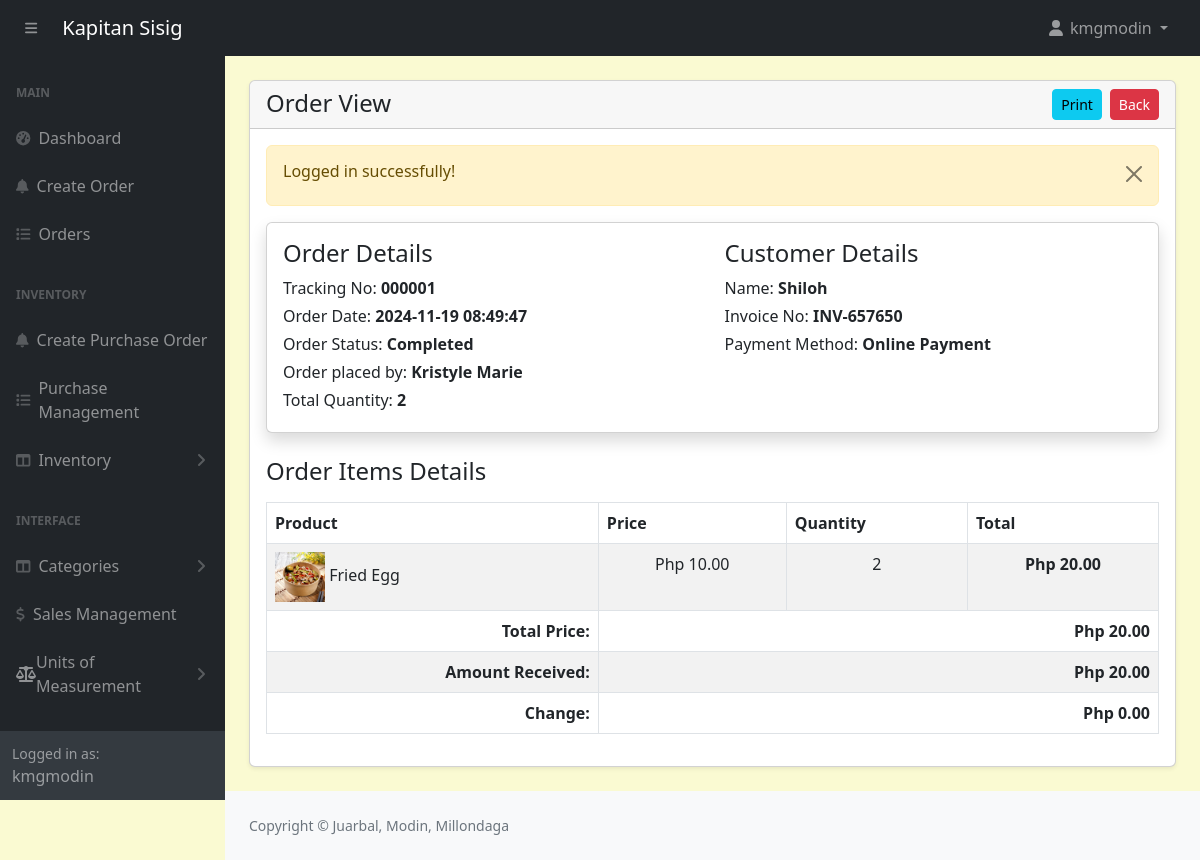
Screenshot of /admin/orders-view.php?track=000001 (signed in) with the database file from the repository.
### tables this page shows
CREATE TABLE `orders` (
  `id` int(11) NOT NULL,
  `customer_id` int(11) NOT NULL,
  `tracking_no` varchar(100) NOT NULL,
  `invoice_no` varchar(100) NOT NULL,
  `total_amount` varchar(100) NOT NULL,
  `amount_received` decimal(10,2) NOT NULL,
  `change_money` varchar(200) NOT NULL,
  `order_date` datetime DEFAULT NULL,
  `order_status` enum('Placed','Preparing','Completed','Cancelled') NOT NULL DEFAULT 'Placed' COMMENT 'placed, preparing, completed, cancelled',
  `payment_mode` varchar(100) NOT NULL COMMENT 'cash,online',
  `order_placed_by_id` varchar(100) NOT NULL
);

CREATE TABLE `customers` (
  `id` int(11) NOT NULL,
  `name` varchar(566) NOT NULL
);

CREATE TABLE `order_items` (
  `id` int(11) NOT NULL,
  `order_id` int(11) NOT NULL,
  `product_id` int(11) NOT NULL,
  `price` varchar(100) NOT NULL,
  `quantity` varchar(100) NOT NULL
);

CREATE TABLE `products` (
  `id` int(11) NOT NULL,
  `category_id` int(11) NOT NULL,
  `productname` varchar(191) NOT NULL,
  `description` varchar(191) NOT NULL,
  `price` decimal(10,2) NOT NULL,
  `image` varchar(255) NOT NULL,
  `created_at` date NOT NULL DEFAULT current_timestamp(),
  `quantity` int(11) NOT NULL
);

### admin/orders-view.php (the view, shortened to what this page needs)
<?php include('includes/header.php'); ?>
<div class="container-fluid px-4 mb-4">
    <div class="card mt-4 shadow-sm">
        <div class="card-header">
            <h4 class="mb-0">Order View
                <a href="orders.php" class="btn btn-danger btn-sm float-end">Back</a>
                <a href="orders-view-print.php?track=<?= $_GET['track'] ?>" class="btn btn-info mx-2 btn-sm float-end">Print</a>
            </h4>
        </div>
        <div class="card-body">
        <?php
        if (isset($_GET['track'])) {
                ?>
                <?php
            $trackingNo = validate($_GET['track']);
            $query = "SELECT o.*, c.* FROM orders o
                      INNER JOIN customers c ON c.id = o.customer_id
                      WHERE o.tracking_no = '$trackingNo' ORDER BY o.id DESC";
            $orders = mysqli_query($conn, $query);
            $orderItemQuery = "SELECT oi.quantity AS orderItemQuantity, oi.price AS orderItemPrice, p.*, o.*
                               FROM orders o
                               INNER JOIN order_items oi ON oi.order_id = o.id
                               INNER JOIN products p ON p.id = oi.product_id
                               WHERE o.tracking_no = '$trackingNo'";
            $orderItemsRes = mysqli_query($conn, $orderItemQuery);
            if ($orders && mysqli_num_rows($orders) > 0) {
                $orderData = mysqli_fetch_assoc($orders);
                $totalQuantity = 0;
                if ($orderItemsRes && mysqli_num_rows($orderItemsRes) > 0) {
                    while ($orderItemRow = mysqli_fetch_assoc($orderItemsRes)) {
                        $totalQuantity += $orderItemRow['orderItemQuantity'];
                    }
                }
                mysqli_data_seek($orderItemsRes, 0);
                ?>
                <div class="card card-body shadow border-1 mb-4">
                    <div class="row">
                        <div class="col-md-6">
                            <h4>Order Details</h4>
                            <label class="mb-1">
                                Tracking No: <span class="fw-bold"><?= htmlspecialchars($orderData['tracking_no'], ENT_QUOTES, 'UTF-8'); ?></span>
                            </label>
                            <br/>
                            <label class="mb-1">
                                Order Date: <span class="fw-bold"><?= htmlspecialchars($orderData['order_date'], ENT_QUOTES, 'UTF-8'); ?></span>
                            </label>
                            <br/>
                            <label class="mb-1">
                                Order Status: <span class="fw-bold"><?= htmlspecialchars($orderData['order_status'], ENT_QUOTES, 'UTF-8'); ?></span>
                            </label>
                            <br/>
                            <label class="mb-1">
                                Order placed by: <span class="fw-bold"><?= htmlspecialchars($orderData['order_placed_by_id'], ENT_QUOTES, 'UTF-8'); ?></span>
                            </label>
                            <br/>
                            <label class="mb-1">
                                Total Quantity: <span class="fw-bold"><?= htmlspecialchars($totalQuantity, ENT_QUOTES, 'UTF-8'); ?></span>
                            </label>
                            <br/>
                        </div>
                        <div class="col-md-6">
                            <h4>Customer Details</h4>
                            <label class="mb-1">
                                Name: <span class="fw-bold"><?= htmlspecialchars($orderData['name'], ENT_QUOTES, 'UTF-8'); ?></span>
                            </label>
                            <br/>
                            <label class="mb-1">
                                Invoice No: <span class="fw-bold"><?= htmlspecialchars($orderData['invoice_no'], ENT_QUOTES, 'UTF-8'); ?></span>
                            </label>
                            <br/>
                            <label class="mb-1">
                                Payment Method: <span class="fw-bold"><?= htmlspecialchars($orderData['payment_mode'], ENT_QUOTES, 'UTF-8'); ?></span>
                            </label>
                            <br/>
                        </div>
                    </div>
                </div>
                <h4 class="my-3">Order Items Details</h4>
                <table class="table table-bordered table-striped">
                    <thead>
                        <tr>
                            <th>Product</th>
                            <th>Price</th>
                            <th>Quantity</th>
                            <th>Total</th>
                        </tr>
                    </thead>
                    <tbody>
                        <?php
                        while ($orderItemRow = mysqli_fetch_assoc($orderItemsRes)) {
                            $itemTotal = $orderItemRow['orderItemPrice'] * $orderItemRow['orderItemQuantity'];
                            ?>
                            <tr>
                                <td>
                                    <img src="<?= $orderItemRow['image'] != '' ? '../'.$orderItemRow['image'] : '../pics/uploads/no-img.jpg'; ?>"
                                         style="width:50px;height:50px;" alt="Img"/>
                                    <?= htmlspecialchars($orderItemRow['productname'], ENT_QUOTES, 'UTF-8'); ?>
                                </td>
                                <td class="text-center">Php <?= number_format($orderItemRow['orderItemPrice'], 2); ?></td>
                                <td class="text-center"><?= $orderItemRow['orderItemQuantity']; ?></td>
                                <td class="fw-bold text-center">Php <?= number_format($itemTotal, 2); ?></td>
                            </tr>
                            <?php
                        }
                        ?>
                        <tr>
                            <td class="text-end fw-bold">Total Price: </td>
                            <td colspan="3" class="text-end fw-bold">Php <?= number_format($orderData['total_amount'], 2); ?></td>
                        </tr>
                        <tr>
                            <td class="text-end fw-bold">Amount Received: </td>
                            <td colspan="3" class="text-end fw-bold">Php <?= number_format($orderData['amount_received'], 2); ?></td>
                        </tr>
                        <tr>
                            <td class="text-end fw-bold">Change: </td>
                            <td colspan="3" class="text-end fw-bold">Php <?= number_format($orderData['change_money'], 2); ?></td>
                        </tr>
                    </tbody>
                </table>
                <?php
            } else {
                echo '<h5>No record found!</h5>';
            }
        }
        ?>
        </div>
    </div>
</div>
<?php include('includes/footer.php'); ?>

### admin/assets/css/custom.css (style rules this page uses)
body { margin: 0; font-family: system-ui, -apple-system, "Segoe UI", Roboto, "Helvetica Neue", "Noto Sans", "Liberation Sans", Arial, sans-serif; font-size: 1rem; font-weight: 400; line-height: 1.5; color: #212529; text-align: left; background-color: #FAFAD2; -webkit-text-size-adjust: 100%; -webkit-tap-highlight-color: rgba(0, 0, 0, 0); }

### rows the page displays
orders: tracking_no "000001", order_date "2024-11-19 08:49:47", order_status "Completed", order_placed_by "Kristyle Marie", customer.name "Shiloh", invoice_no "INV-657650", payment_mode "Online Payment", total_amount "20.00", amount_received "20.00", change_money "0.00"
order_items: product.productname "Fried Egg", price "10.00", quantity "2", itemTotal "20.00"

### other values shown
$_SESSION['loggedInUser']['username'] "kmgmodin"
$_SESSION['message'] "Logged in successfully!"
$totalQuantity "2"
